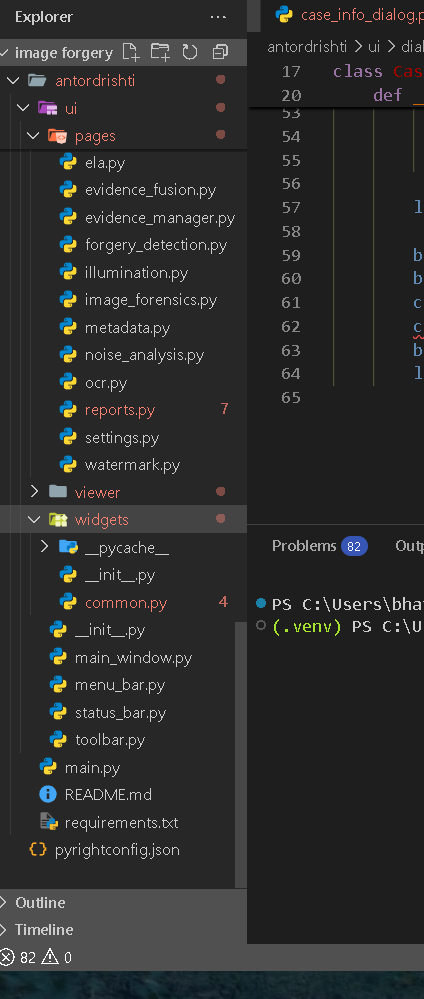
#> input picture antordrishti/ui/navigation/image.png, 424 x 999 px
$ python -i ela_service.py   (imports and definitions only)
#> lines starting #> are read from the running program, lines starting #| are printed output that depends on the picture
"""
Antordrishti — Error Level Analysis Service
Basic ELA implementation using Pillow and OpenCV.

NOTE: ELA alone does NOT prove forgery. It is one indicator among many
that should be considered as part of a comprehensive forensic analysis.
"""

import os
import io
import tempfile
import numpy as np
import cv2
from typing import Optional

from PIL import Image


def generate_ela(image_path: str, quality: int = 75,
                 scale: int = 10) -> Optional[np.ndarray]:
    """Generate an Error Level Analysis image.

    Process:
        1. Open original image
        2. Re-save as JPEG at specified quality
        3. Compute absolute pixel-level difference
        4. Scale the difference for visibility

    Args:
        image_path: Path to the original image file.
        quality: JPEG re-save quality (1-100). Lower quality
                 amplifies ELA differences.
        scale: Multiplier for the difference image (1-50).

    Returns:
        ELA result as a BGR numpy array, or None on error.
    """
#> called with image_path = '../ui/navigation/image.png', quality = 75, scale = 10
    try:
        # Open original
        original = Image.open(image_path).convert("RGB")
        original_np = np.array(original)

        # Re-save at specified JPEG quality
        buffer = io.BytesIO()
        original.save(buffer, format="JPEG", quality=quality)
        buffer.seek(0)

        # Open re-saved version
        resaved = Image.open(buffer).convert("RGB")
        resaved_np = np.array(resaved)

        # Compute absolute difference
        diff = cv2.absdiff(original_np, resaved_np)
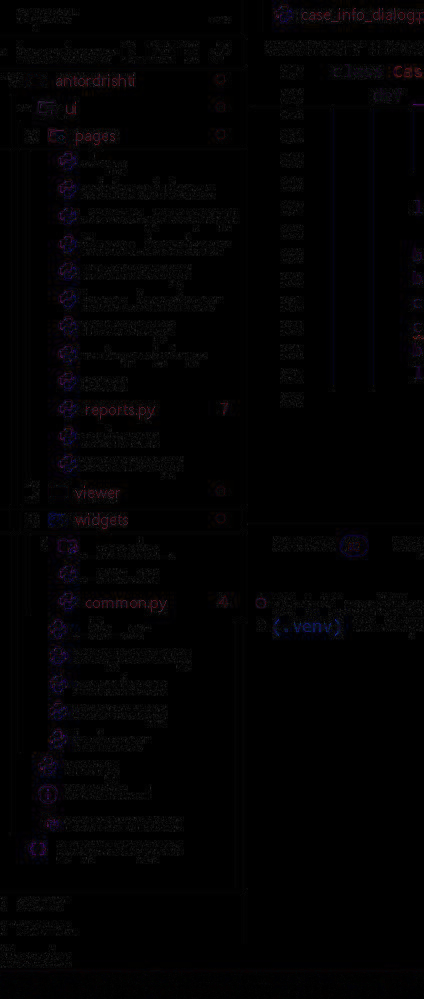
#> diff: shape (999, 424, 3); mean R, G, B 2.4, 1.9, 2.6

        # Scale the difference for visibility
        ela = np.clip(diff.astype(np.float32) * scale, 0, 255).astype(np.uint8)
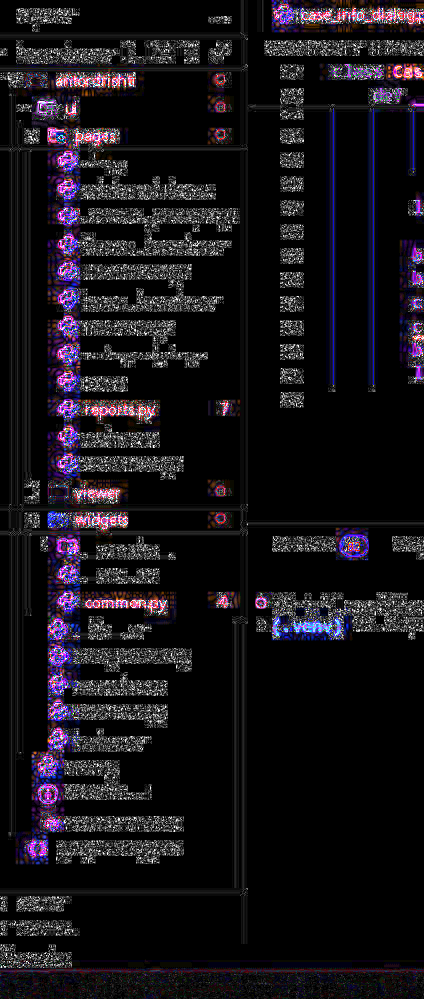
#> ela: shape (999, 424, 3); mean R, G, B 22.1, 18.8, 23.9

        # Convert RGB to BGR for OpenCV consistency
        ela_bgr = cv2.cvtColor(ela, cv2.COLOR_RGB2BGR)

        return ela_bgr

    except Exception:
        return None


def generate_ela_from_array(image_array: np.ndarray, quality: int = 75,
                            scale: int = 10) -> Optional[np.ndarray]:
    """Generate ELA from a numpy array (BGR format).

    Args:
        image_array: BGR numpy array of the image.
        quality: JPEG re-save quality (1-100).
        scale: Multiplier for the difference image.

    Returns:
        ELA result as a BGR numpy array, or None on error.
    """
    try:
        # Convert BGR to RGB for Pillow
        rgb = cv2.cvtColor(image_array, cv2.COLOR_BGR2RGB)
        original = Image.fromarray(rgb)

        # Re-save
        buffer = io.BytesIO()
        original.save(buffer, format="JPEG", quality=quality)
        buffer.seek(0)

        resaved = Image.open(buffer).convert("RGB")
        resaved_np = np.array(resaved)
        original_np = np.array(original)

        diff = cv2.absdiff(original_np, resaved_np)
        ela = np.clip(diff.astype(np.float32) * scale, 0, 255).astype(np.uint8)
        ela_bgr = cv2.cvtColor(ela, cv2.COLOR_RGB2BGR)

        return ela_bgr

    except Exception:
        return None

>>> result = generate_ela('../ui/navigation/image.png')
